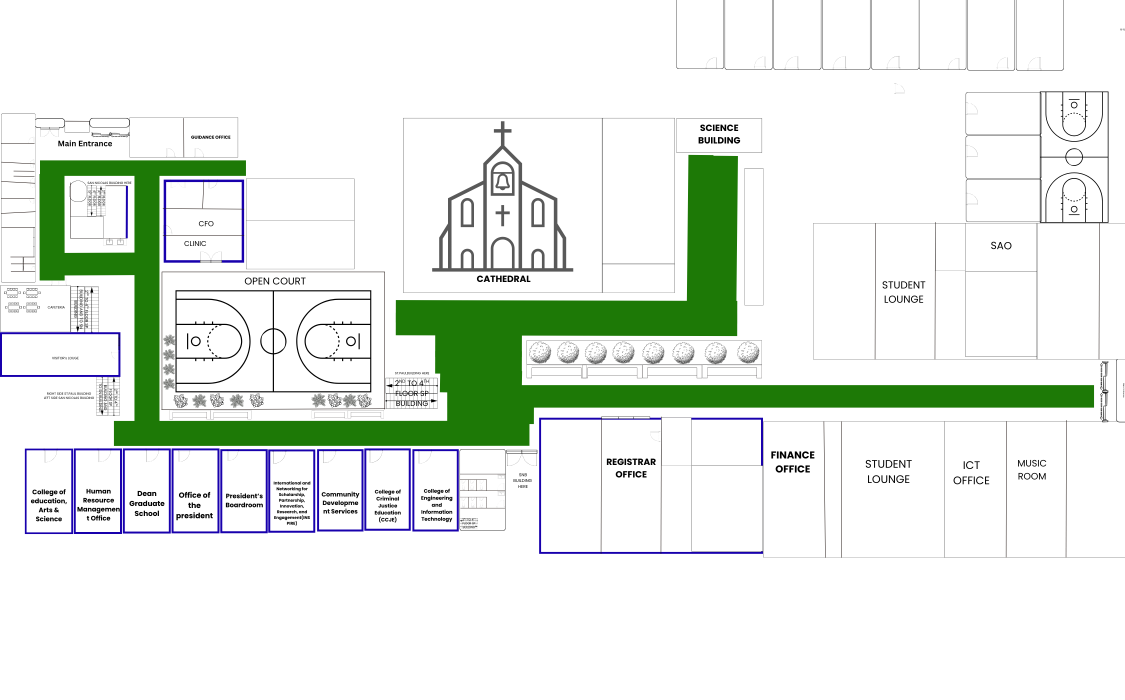
#> input picture images/2D_Mapping/ST.PAUL MAP_PATHWAY.png, 4500 x 2800 px, found by its file name (shown at 1/4 size)
$ python test_pathfinder_logic.py
#> lines starting #> are read from the running program, lines starting #| are printed output that depends on the picture; after the words box and inside, x2 and y2 are one past the last pixel; in counts of white or black regions, pixels touching at a corner belong together
import cv2
import numpy as np
import heapq
from scipy.spatial import cKDTree

def generate_walkable_mask(pathway_img_path):
    """
    Step 1 & 2: Color Isolation & Binary Grid Creation
    Reads the pathway image, isolates the exact green pathways, and creates a binary grid.
    """
    img = cv2.imread(pathway_img_path)
#> img is the input picture: shape (2800, 4500, 3); mean B, G, R 229.2, 236.8, 229.7
    if img is None:
        raise FileNotFoundError(f"Could not load image at {pathway_img_path}")

    # Convert to HSV for better color thresholding
    hsv = cv2.cvtColor(img, cv2.COLOR_BGR2HSV)
#> hsv: shape (2800, 4500, 3); mean H, S, V 5.8, 21.7, 238.4

    # We found the pure green was RGB(29, 121, 6)
    # The corresponding HSV in OpenCV is roughly H: ~54, S: ~243, V: ~121
    # We create a tight boundary around this specific green
    lower_green = np.array([45, 150, 50])
    upper_green = np.array([75, 255, 255])

    # Mask will be 255 for green pixels, 0 for everything else
    mask = cv2.inRange(hsv, lower_green, upper_green)
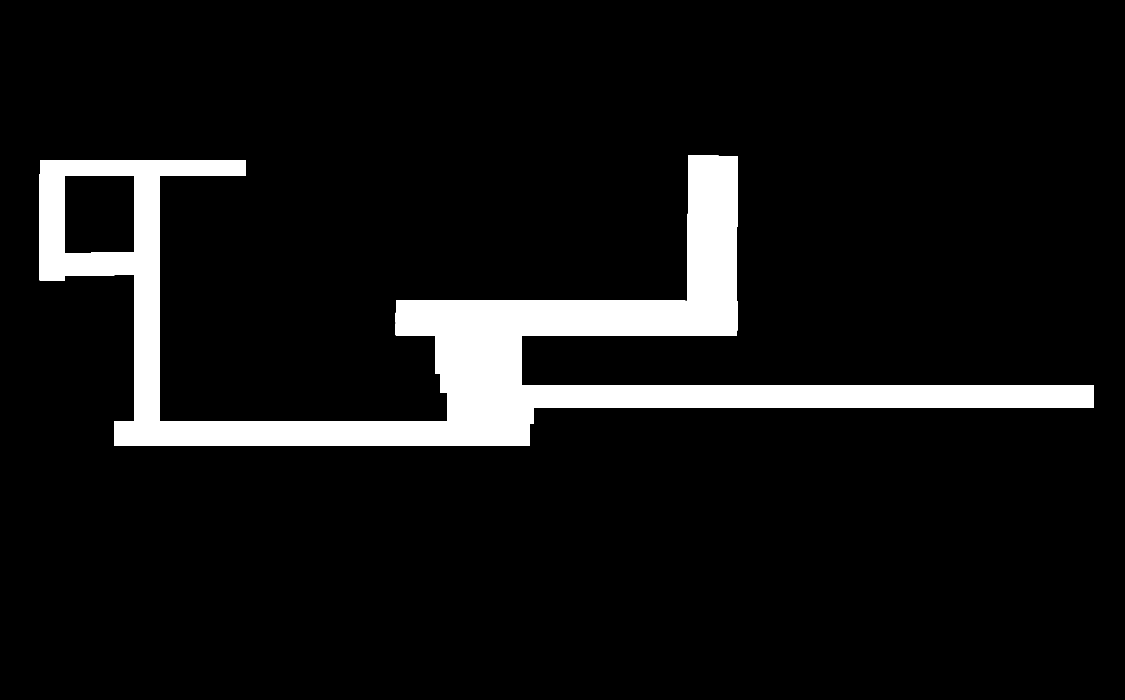
#> mask: shape (2800, 4500) (shown at 1/4 size); 8% white; 1 white region, box (x1, y1, x2, y2) and area: (158, 620, 4376, 1783) 1004012

    # Binary grid (1 for walkable, 0 for impassable)
    binary_grid = (mask > 0).astype(np.uint8)
    return binary_grid

def snap_to_grid(binary_grid, point_y, point_x):
    """
    Step 4a: Snapping
    If the requested point is 0, snap it to the nearest 1.
    """
    if binary_grid[point_y, point_x] == 1:
        return (point_y, point_x)

    # Find all walkable coordinates
    walkable_y, walkable_x = np.nonzero(binary_grid)
    if len(walkable_y) == 0:
        raise ValueError("No walkable paths found on the map.")

    points = np.column_stack((walkable_y, walkable_x))
    tree = cKDTree(points)

    # Query nearest neighbor
    distance, index = tree.query([point_y, point_x])
    snapped_y, snapped_x = points[index]

    return int(snapped_y), int(snapped_x)

def run_dijkstra(binary_grid, start, end):
    """
    Step 3 & 4b: Strict Graph Building & Path Calculation using Custom Dijkstra (A*)
    """
    start = snap_to_grid(binary_grid, start[0], start[1])
    end = snap_to_grid(binary_grid, end[0], end[1])

    # Priority Queue for A* / Dijkstra: (cost, current_y, current_x, path)
    pq = [(0, start[0], start[1], [])]

    # Visited set
    visited = set()
    visited.add((start[0], start[1]))

    # Allowed movements: strict 4-way to avoid diagonal clipping through 0s
    # Even if 8-way is requested, strict 4-way guarantees no "corner cutting" across boundaries
    directions = [(-1, 0), (1, 0), (0, -1), (0, 1)]

    # Optional 8-way with STRICT checking for touching 0s
    diagonals = [(-1, -1), (-1, 1), (1, -1), (1, 1)]

    rows, cols = binary_grid.shape

    # For A* heuristic
    def heuristic(y, x):
        return np.sqrt((y - end[0])**2 + (x - end[1])**2)

    # Best cost dictionary to avoid pushing worse paths
    best_cost = { (start[0], start[1]): 0 }

    while pq:
        cost, y, x, path = heapq.heappop(pq)

        current_path = path + [(y, x)]
        if (y, x) == end:
            return current_path

        # 4-way checks
        for dy, dx in directions:
            ny, nx = y + dy, x + dx
            if 0 <= ny < rows and 0 <= nx < cols and binary_grid[ny, nx] == 1:
                new_cost = cost + 1
                if new_cost < best_cost.get((ny, nx), float('inf')):
                    best_cost[(ny, nx)] = new_cost
                    heapq.heappush(pq, (new_cost, ny, nx, current_path))

        # 8-way diagonal checks (Do not allow diagonal connection if it touches a 0)
        for dy, dx in diagonals:
            ny, nx = y + dy, x + dx
            if 0 <= ny < rows and 0 <= nx < cols and binary_grid[ny, nx] == 1:
                # To move diagonally from (y,x) to (ny,nx), both adjacent orthogonal pixels must be 1
                if binary_grid[y, nx] == 1 and binary_grid[ny, x] == 1:
                    new_cost = cost + 1.414 # sqrt(2)
                    if new_cost < best_cost.get((ny, nx), float('inf')):
                        best_cost[(ny, nx)] = new_cost
                        heapq.heappush(pq, (new_cost, ny, nx, current_path))

    return [] # No path found

def draw_path_on_map(base_map_path, path_coords, output_path):
    """
    Step 5: Visual Overlay
    Draws the path as a thick red line on the base map.
    """
    img = cv2.imread(base_map_path)
    if img is None or len(path_coords) == 0:
        return False

    # OpenCv uses (X, Y) for drawing, but our coords are (Y, X)
    pts = np.array([(x, y) for y, x in path_coords], np.int32)
    pts = pts.reshape((-1, 1, 2))

    # Draw a thick red line (BGR: 0, 0, 255)
    cv2.polylines(img, [pts], isClosed=False, color=(0, 0, 255), thickness=10)

    cv2.imwrite(output_path, img)
    return True

if __name__ == "__main__":
    # Define paths
    pathway_map = r"C:\Dex\CAPSTONE\paulibot\images\2D_Mapping\ST.PAUL MAP_PATHWAY.png"
    base_map = r"C:\Dex\CAPSTONE\paulibot\images\2D_Mapping\ST.PAUL MAP (1).png"
    output_result = r"C:\Dex\CAPSTONE\paulibot\images\2D_Mapping\ST.PAUL MAP_RESULT.png"

    print("Generating mask...")
    grid = generate_walkable_mask(pathway_map)
    walkable_count = np.sum(grid)
#> walkable_count = 1004012
    print(f"Mask generated. Found {walkable_count} walkable pixels.")
#| Mask generated. Found 1004012 walkable pixels.

    # We will pick two random points to test, or some hardcoded points
    # that are usually inside the map (we'll snap them anyway)
    start_point = (500, 500)  # (Y, X)
    end_point = (2000, 2000)  # (Y, X)

    # Let's dynamically pick the top-most walkable and bottom-most walkable pixel for a long path
    walkable_y, walkable_x = np.nonzero(grid)
    st = (walkable_y[0], walkable_x[0])
#> st = (620, 2754)
    en = (walkable_y[-1], walkable_x[-1])
#> en = (1782, 2117)

    print(f"Calculating route from {st} to {en}...")
#> (printed output is left out)
    path = run_dijkstra(grid, st, en)
#> in run_dijkstra, `start = snap_to_grid(binary_grid, start[0], start[1])`: start = (620, 2754)
#> in run_dijkstra, `end = snap_to_grid(binary_grid, end[0], end[1])`: end = (1782, 2117)
#> in run_dijkstra, `pq = [(0, start[0], start[1], [])]`: pq = [(0, 620, 2754, [])]
#> in run_dijkstra, `best_cost = { (start[0], start[1]): 0 }`: best_cost = {(620, 2754): 0}
#> the loop in run_dijkstra, `while pq:` made 456954 passes
#> (cost, y, x) on passes 1, 23, 24: (0, 620, 2754), (5, 620, 2759), (5, 625, 2754)
#> after the loop in run_dijkstra, `while pq:`: best_cost = 457030 items
#> path = 1686 pairs, first value 620 to 1782, second value 2086 to 2754

    if path:
        print(f"Path found! Length: {len(path)} pixels. Overlaying on base map...")
#> (printed output is left out)
        draw_path_on_map(base_map, path, output_result)
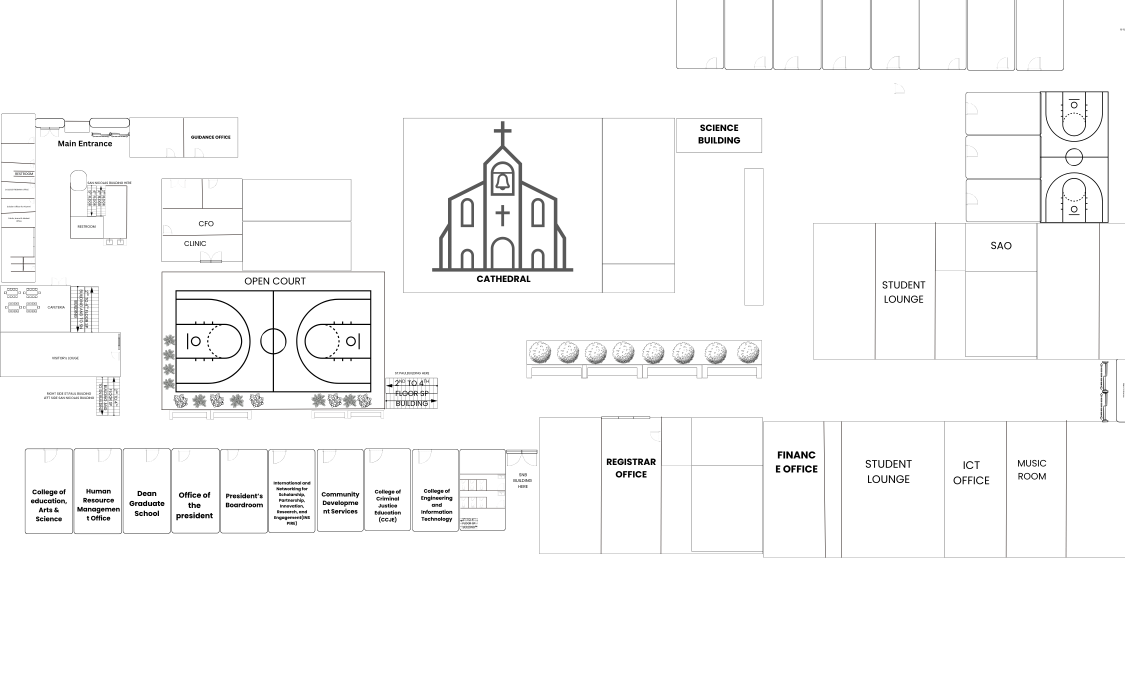
#> input picture images/2D_Mapping/ST.PAUL MAP (1).png, 4500 x 2800 px, found by its file name (shown at 1/4 size)
#> in draw_path_on_map, img is the input picture: shape (2800, 4500, 3); mean B, G, R 249.5, 249.5, 249.5
#> in draw_path_on_map, `pts = np.array([(x, y) for y, x in path_coords], np.int32)`: pts = 1686 pairs, first value 2086 to 2754, second value 620 to 1782
#> in draw_path_on_map, `pts = pts.reshape((-1, 1, 2))`: pts = contour of 1686 points, box (x1, y1, x2, y2) (2086, 620, 2755, 1783), area 6029
        print(f"Saved result to {output_result}")
    else:
        print("No path could be found.")
